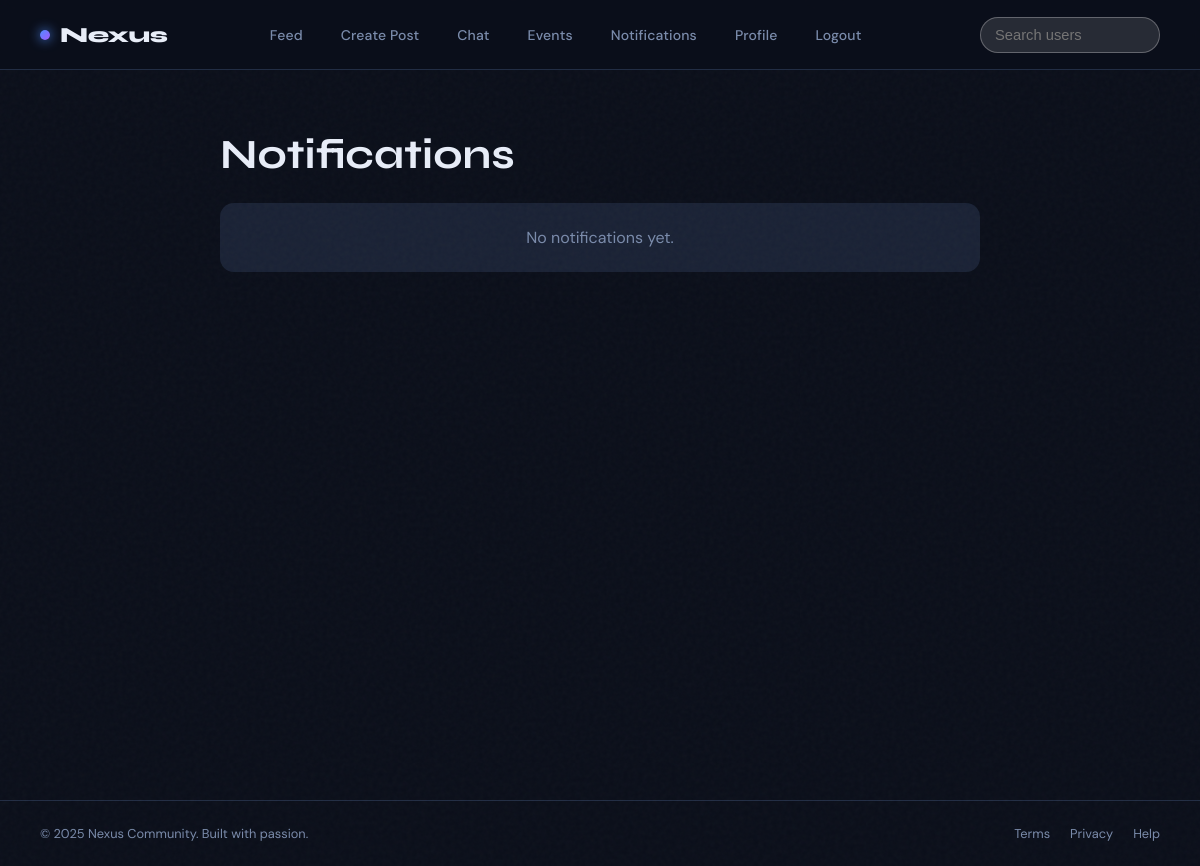
Page /notifications/ (signed in) on the earlier database version.
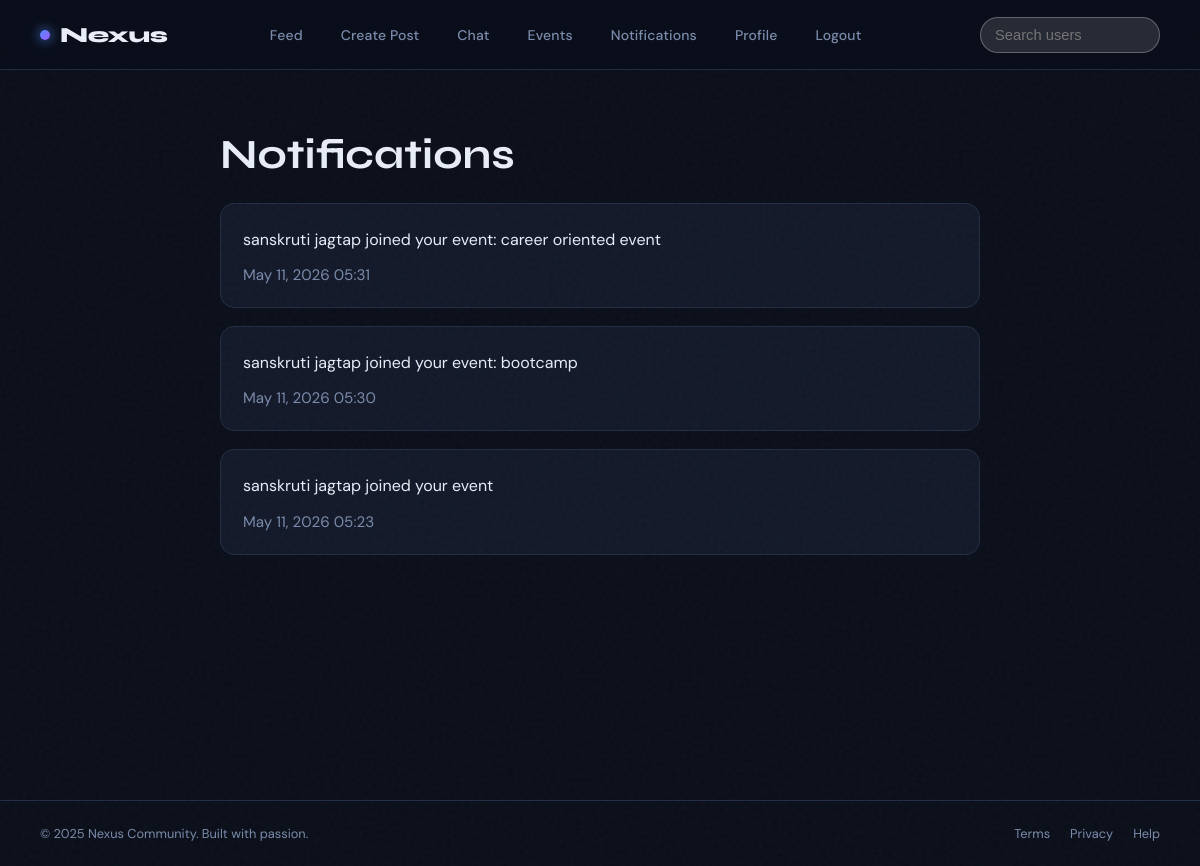
Same page on the later database version.
### event/models.py (models this page shows)
class Notification(models.Model):
    user = models.ForeignKey(
        User,
        on_delete=models.CASCADE
    )
    event = models.ForeignKey(
        Event,
        on_delete=models.CASCADE,
        null=True,
        blank=True
    )
    message = models.CharField(max_length=200)
    is_read = models.BooleanField(default=False)
    created_at = models.DateTimeField(auto_now_add=True)

### event/views.py (the view)
@login_required
def notifications_page(request):
    notifications = Notification.objects.filter(
        user=request.user
    ).order_by('-created_at')
    return render(
        request,
        'event/notifications.html',
        {'notifications': notifications}
    )

### event/templates/event/notifications.html (shortened to what this page needs)
{% extends 'index.html' %}
{% block content %}
<div class="notifications-page">
    <h1>Notifications</h1>
    {% for notification in notifications %}
    <div class="notification-card">
        <p>{{ notification.message }}</p>
        <div class="notification-timestamp">{{ notification.created_at|date:'M j, Y H:i' }}</div>
    </div>
    {% empty %}
    <div class="empty-message">No notifications yet.</div>
    {% endfor %}
</div>
{% endblock %}

Differences in the rows shown:
added Notification: message "sanskruti jagtap joined your event: career oriented event", created_at "May 11, 2026 05:31"
added Notification: message "sanskruti jagtap joined your event: bootcamp", created_at "May 11, 2026 05:30"
added Notification: message "sanskruti jagtap joined your event", created_at "May 11, 2026 05:23"
Other differences:
text no longer shown: "No notifications yet."
